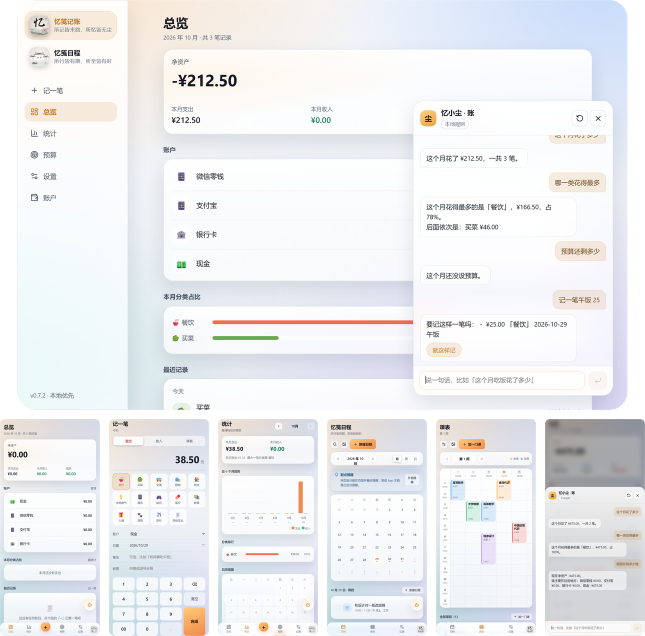
#> input picture docs/screenshots/preview.png, 1290 x 1271 px, given in place of m-01-home.png, which was not available (shown at 1/2 size)
$ python make-screenshots.py
#> lines starting #> are read from the running program, lines starting #| are printed output that depends on the picture; pictures that were not available may be replaced by others from this repository, and a replacement may not be noted
r"""把 .shots/ 里的自检截图拼成 README 用的预览图。

自检脚本 (smoke.mjs / flows.mjs / sched-shots.mjs) 生成的原始截图体积大、
尺寸也不统一，直接塞进仓库既费流量、在 GitHub 上排版也难看。这里把它们拼成一张
`docs/screenshots/preview.png` —— 上方桌面版、下方四张手机版（总览 / 记一笔 /
统计 / 日程），圆角 + 描边，背景透明，深浅色主题下都不违和。

用 harness 自带的 python 跑（系统 python 没有 Pillow）：

    $env:PYTHONPATH="$PWD\scripts"
    & "C:\\Users\\yichen\\.dsh\\dsh-runtimes\\dsh-primary-runtime\\dependencies\\python\\python.exe" scripts/make-screenshots.py
"""

from pathlib import Path

from PIL import Image, ImageDraw

ROOT = Path(__file__).resolve().parent.parent
SRC = ROOT / ".shots"
OUT = ROOT / "docs" / "screenshots"

# 圆角半径占短边的比例，和界面上卡片的圆角观感接近
RADIUS_RATIO = 0.045
BORDER = (255, 255, 255, 26)  # 半透明白色描边，深色主题下是一道细高光

# 预览图里从左到右的手机截图
PHONES = [
    ("m-01-home.png", "总览"),
    ("m-02b-add-filled.png", "记一笔"),
    ("m-04-stats.png", "统计"),
    ("m-schedule-month.png", "日程"),
    ("m-timetable.png", "课表"),
    ("assistant-chat.png", "忆小尘"),
]
DESKTOP = ("d-assistant-chat.png", "桌面版")

PANEL_W = 200          # 每张手机图缩放后的宽度（六张并排，比五张时收窄一点）
DESKTOP_W = 1220       # 桌面图缩放后的宽度
GAP = 18
PAD = 0                # 画布外边距，0 = 让圆角贴边，README 里更好排


def rounded(img: Image.Image, radius_ratio: float = RADIUS_RATIO) -> Image.Image:
    """给截图切圆角，并压一道 1px 半透明描边。"""
    w, h = img.size
    r = max(2, int(min(w, h) * radius_ratio))

    mask = Image.new("L", (w, h), 0)
    ImageDraw.Draw(mask).rounded_rectangle([0, 0, w - 1, h - 1], radius=r, fill=255)

    out = img.convert("RGBA")
    out.putalpha(mask)

    # 描边：先画一个圆角矩形轮廓，再用原图 alpha 裁一次，避免描边溢出圆角
    border = Image.new("RGBA", (w, h), (0, 0, 0, 0))
    ImageDraw.Draw(border).rounded_rectangle(
        [0, 0, w - 1, h - 1], radius=r, outline=BORDER, width=2
    )
    out = Image.alpha_composite(out, border)
    out.putalpha(mask)
    return out


def scaled(name: str, width: int) -> Image.Image:
    src = Image.open(SRC / name).convert("RGB")
    w, h = src.size
    height = round(h * width / w)
    return rounded(src.resize((width, height), Image.LANCZOS))


def main() -> None:
    OUT.mkdir(parents=True, exist_ok=True)

    panels = [scaled(name, PANEL_W) for name, _ in PHONES]
#> in scaled, `src = Image.open(SRC / name).convert("RGB")`:
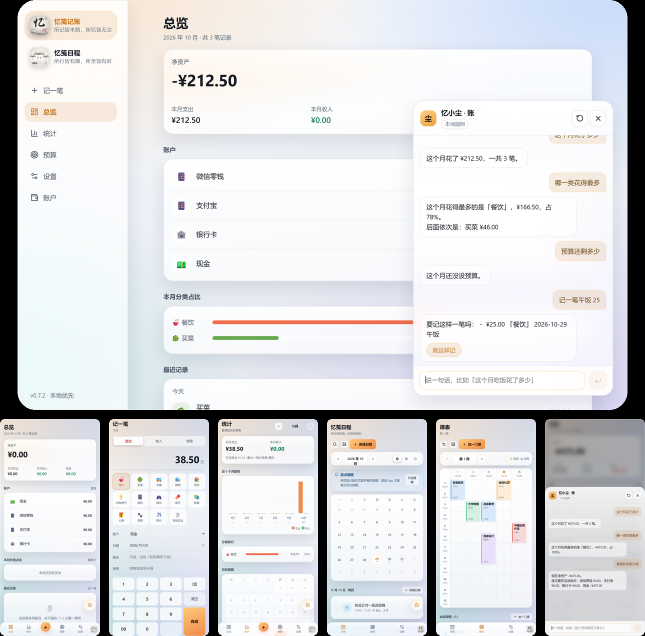
#> src: PIL image 1290x1271 RGB (shown at 1/2 size); mean R, G, B 219.1, 219.9, 221.7
#> in rounded, `mask = Image.new("L", (w, h), 0)`: mask: PIL image 200x197 L; every value is 0
#> in rounded, `ImageDraw.Draw(mask).rounded_rectangle([0, 0, w - 1, h - 1], radius=r,..`:
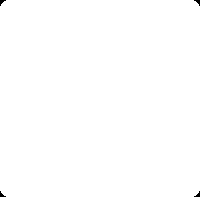
#> mask: PIL image 200x197 L; 99.8% white; 4 black regions (4 under 20 px)
#> in rounded, `out = img.convert("RGBA")`:
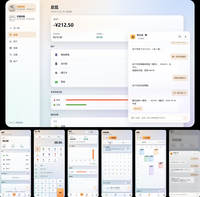
#> out: PIL image 200x197 RGBA; mean R, G, B, A 219.3, 220.1, 221.9, 255
#> in rounded, `border = Image.new("RGBA", (w, h), (0, 0, 0, 0))`: border: PIL image 200x197 RGBA; every value is 0
    desk = scaled(DESKTOP[0], DESKTOP_W)

    row_w = len(panels) * PANEL_W + (len(panels) - 1) * GAP
    canvas_w = max(desk.width, row_w) + PAD * 2
    canvas_h = desk.height + GAP + panels[0].height + PAD * 2

    canvas = Image.new("RGBA", (canvas_w, canvas_h), (0, 0, 0, 0))

    # 桌面图居中放上面
    canvas.alpha_composite(desk, ((canvas_w - desk.width) // 2, PAD))

    # 手机图并排放下方，整体居中
    x = (canvas_w - row_w) // 2
    y = PAD + desk.height + GAP
    for panel in panels:
        canvas.alpha_composite(panel, (x, y))
        x += PANEL_W + GAP

    preview = OUT / "preview.png"
    canvas.save(preview, optimize=True)
    print(f"preview  {canvas.width}x{canvas.height}  {preview.stat().st_size // 1024} KB")


if __name__ == "__main__":
#> (the run stopped early here; a loop or call above may not have finished)
